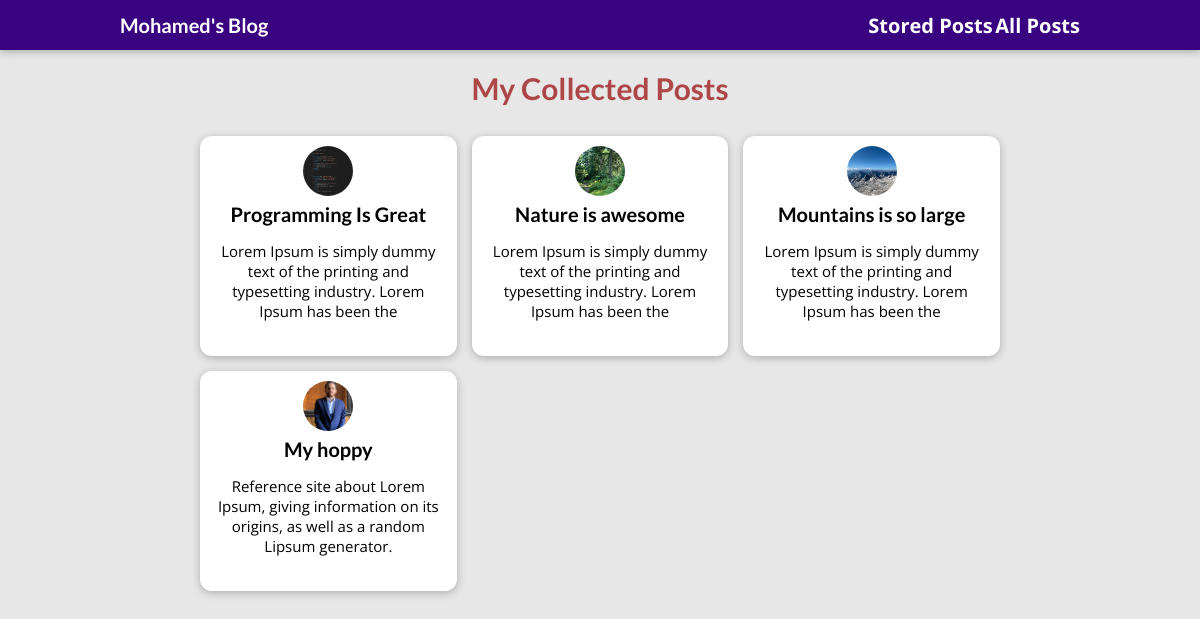
The page /posts on the database its author committed.
### blog_app/models.py (models this page shows, shortened)
class Blog(models.Model):
    title = models.CharField(max_length=150)
    excerpt = models.CharField(max_length=250)
    image = models.ImageField(upload_to="images/")
    date = models.DateField(auto_now = True)
    slug =models.SlugField(blank=True,null=True)
    content = models.TextField(validators=[MinLengthValidator(10)])
    author = models.ForeignKey(Author,on_delete=models.SET_NULL,null=True,related_name="posts")
    tag = models.ManyToManyField(Tag,related_name="tags")
    def get_absolute_url(self):
        return reverse("blog:post", args=[self.slug])

### blog_app/views.py (the view)
# urls.py: path("posts",views.AllPosts.as_view(),name="posts"),
class AllPosts(ListView):
    model = Blog
    template_name = "blog_app/all-posts.html"
    ordering = ["date"]
    context_object_name = "posts"

### blog_app/templates/blog_app/all-posts.html (shortened to what this page needs)
{% extends 'base.html' %}
{% load static %}
{% block css_files %}
    <link rel="stylesheet" href="{% static 'blog_app/all_posts.css' %}">
    <link rel="stylesheet" href="{% static 'blog_app/post.css' %}">
{% endblock css_files %}
{% block body %}
    <section id="all-posts">
        <h2>My Collected Posts</h2>
        <ul>
            {% for post in posts %}
            {% include 'blog_app/includes/post.html' %}
            {% endfor %}
        </ul>
    </section>
    {% endblock body %}

### blog_app/templates/blog_app/includes/post.html
<li>
    <article class="post">
        <a href="{{ post.get_absolute_url }}">
            <img src="{{ post.image.url }}" alt="Mountain">
            <div class="post__content">
                <h3>{{post.title}}</h3>
                <p>{{post.excerpt}}</p>
            </div>
        </a>
    </article>
</li>

### static/app.css (style rules this page uses)
* { box-sizing: border-box; }
html { font-size: 62.5%; font-family: 'Open Sans', 'Lato', sans-serif; }
body { margin: 0; }
h1, h2, h3 { font-family: 'Lato', sans-serif; font-weight: bold; }

### blog_app/static/blog_app/all_posts.css (style rules this page uses)
body { background-color: #e7e7e7; }
#all-posts { margin: 7rem auto; width: 90%; max-width:80rem; }
#all-posts h2 { text-align: center; font-size: 3rem; color: #ad4646; margin: 3rem 0; }
ul { list-style: none; margin: 0; padding: 0; display: grid; grid-template-columns: repeat(auto-fill, minmax(20rem, 1fr)); gap: 1.5rem; text-align: center; }
.post img { width: 7rem; height: 7rem; border-radius: 50%; }
.post a { height: 22rem; transform-origin: center; box-shadow: 0 2px 8px rgba(0, 0, 0, 0.25); border-radius: 12px; background-color: white; text-decoration: none; color:#fff; }
.post__content h3 { font-size: 2rem; }
.post__content p { font-size: 1.5rem; }

### blog_app/static/blog_app/post.css (style rules this page uses)
.post { display: flex; flex-direction: column; align-items: center; text-align: center; }
.post a { text-decoration: none; color: black; transition: all 0.2s ease; padding: 1rem; }
.post img { width: 5rem; height: 5rem; object-fit: cover; border-radius: 50%; }
.post h3 { margin: 0.25rem 0; }

### rows shown on the page
Blog: image (picture), title "Programming Is Great", excerpt "Lorem Ipsum is simply dummy text of the printing and typesetting industry. Lorem Ipsum has been the"
Blog: image (picture), title "Nature is awesome", excerpt "Lorem Ipsum is simply dummy text of the printing and typesetting industry. Lorem Ipsum has been the"
Blog: image (picture), title "Mountains is so large", excerpt "Lorem Ipsum is simply dummy text of the printing and typesetting industry. Lorem Ipsum has been the"
Blog: image (picture), title "My hoppy", excerpt "Reference site about Lorem Ipsum, giving information on its origins, as well as a random Lipsum generator."
